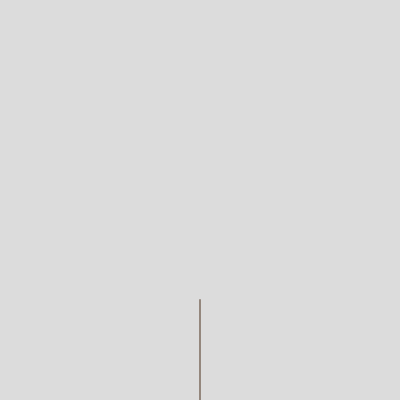
Frame 1 (no input)
Frame 60 (no input): identical to frame 1, image omitted
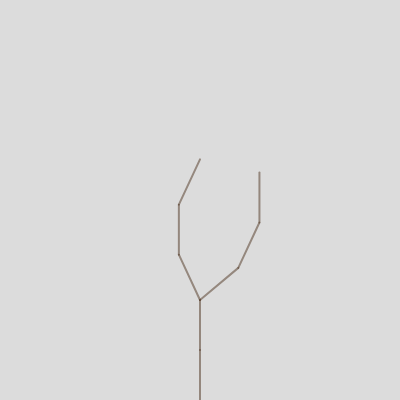
Frame 120 (the mouse pressed at the canvas centre since frame 60)

The p5.js sketch that drew these frames (run headless with seeded random() and noise() and a simulated clock; from frame 60 on, the mouse is pressed at the canvas centre):

// p5.js sketch
// ── sketch.js
// L-SYSTEMS
// - Alphabet (ex. A, B)
// - Axiom (AKA starting point, ex. "A")
// - Rules (ex. "A" -> "AB", "B" -> "A")

const LENGTH = 100;
const ANGLE = 25 * (3.1415926535/180);

let lSystem;

function setup() {
  createCanvas(400, 400);
  createP("Click to advance");
  
  lSystem = new LSystem("F",
  [
    { a: "F", b: "FF+[+F-F-F]-[-F+F+F]" }
  ]);
}

function draw() {
  background(220);
  translate(width/2, height);
  
  turtle();
}

function mousePressed() {
  if (lSystem.depth < 4) {
    lSystem.iterate();
  }
}

function turtle() {
  let len = LENGTH / pow(2, lSystem.depth);
  stroke(76, 51, 30, 127);
  strokeWeight(2);
  for (let i = 0; i < lSystem.current.length; ++i) {
    switch (lSystem.current.charAt(i)) {
      case 'F': line(0, 0, 0, -len); translate(0, -len); break;
      case '+': rotate(ANGLE); break;
      case '-': rotate(-ANGLE); break;
      case '[': push(); break;
      case ']': pop(); break;
    }
  }
}

//****************************************
// L-SYSTEM

function LSystem(axiom, rules) {
  this.axiom = axiom;
  this.rules = rules;
  this.current = axiom;
  this.depth = 0;
  
  this.iterate = function() {
    let next = "";
    for (let i = 0; i < this.current.length; ++i) {
      let char = this.current.charAt(i);
      let ruleFound = false;
      for (let rule of rules) {
        if (rule.a == char) {
          ruleFound = true;
          next += rule.b;
          break;
        }
      }
      if (!ruleFound) {
        next += char;
      }
    }
    this.current = next;
    this.depth++;
  }
}
